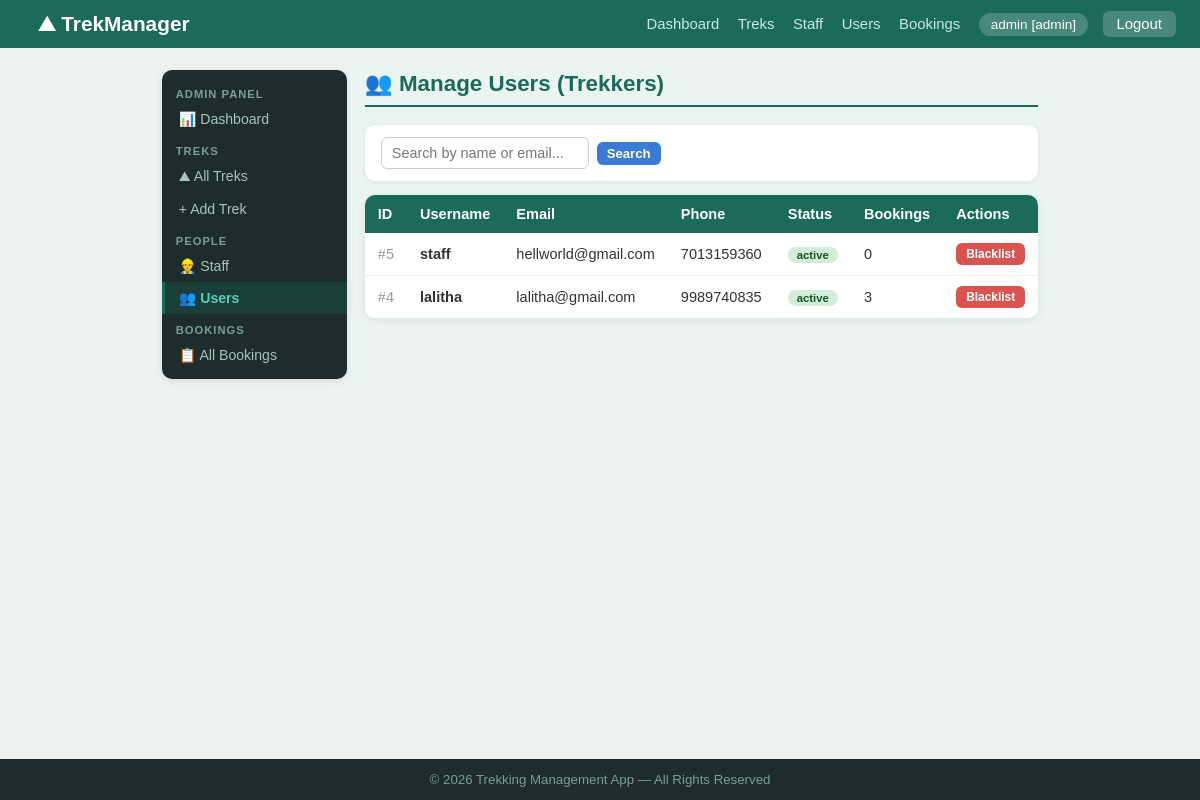
/admin/users (signed in), run on an earlier commit of the app's database.
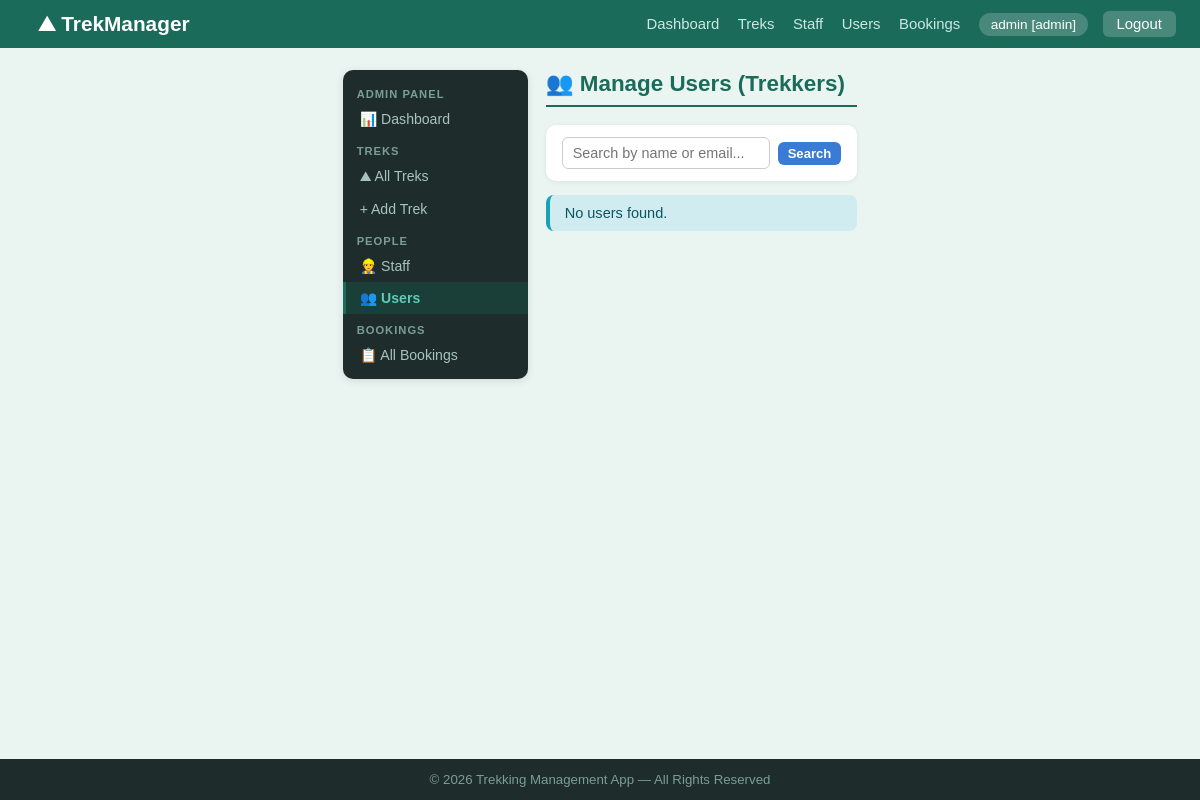
And on a later commit of the database.
### models.py (models this page shows, shortened)
class User(db.Model):
    __tablename__ = 'users'
    id               = db.Column(db.Integer, primary_key=True)
    username         = db.Column(db.String(80), unique=True, nullable=False)
    email            = db.Column(db.String(120), unique=True, nullable=False)
    password         = db.Column(db.String(200), nullable=False)
    role             = db.Column(db.String(20), nullable=False, default='user')   # admin / staff / user
    status           = db.Column(db.String(20), nullable=False, default='active') # active / blacklisted
    approval_status  = db.Column(db.String(20), nullable=True, default='pending') # pending / approved / blacklisted
    phone            = db.Column(db.String(20), nullable=True)
    created_at       = db.Column(db.DateTime, default=datetime.utcnow)
    bookings = db.relationship('Booking', backref='user', lazy=True)

### app.py (the view)
@app.route('/admin/users')
def admin_users():
    user = get_current_user()
    if not user or user.role != 'admin':
        flash('Access denied.', 'danger')
        return redirect(url_for('login'))
    q = request.args.get('q', '').strip()
    if q:
        users = User.query.filter_by(role='user').filter(
            User.username.ilike(f'%{q}%') | User.email.ilike(f'%{q}%')).all()
    else:
        users = User.query.filter_by(role='user').order_by(User.id.desc()).all()
    return render_template('admin/users.html', users=users, q=q)

### app.py (called while the page is built)
def get_current_user():
    if 'user_id' in session:
        return User.query.get(session['user_id'])
    return None

@app.context_processor
def inject_user():
    return dict(current_user=get_current_user)

### templates/admin/users.html (shortened to what this page needs)
{% extends 'admin/base_admin.html' %}
{% block bodyclass %}bg-admin{% endblock %}
{% block admin_content %}
<h2 class="page-title">&#128101; Manage Users (Trekkers)</h2>
<div class="search-bar">
    <form action="{{ url_for('admin_users') }}" method="get" style="display:flex; gap:8px; align-items:center;">
        <input type="text" name="q" value="{{ q }}" placeholder="Search by name or email...">
        <button type="submit" class="btn btn-blue btn-sm">Search</button>
    </form>
</div>
{% if users %}
<div class="table-wrap">
    <table>
        <thead><tr><th>ID</th><th>Username</th><th>Email</th><th>Phone</th><th>Status</th><th>Bookings</th><th>Actions</th></tr></thead>
        <tbody>
        {% for user in users %}
        <tr>
            <td style="color:#999;">#{{ user.id }}</td>
            <td><b>{{ user.username }}</b></td>
            <td>{{ user.email }}</td>
            <td>{{ user.phone or '—' }}</td>
            <td><span class="badge badge-{{ user.status }}">{{ user.status }}</span></td>
            <td>{{ user.bookings | length }}</td>
            <td>
                {% if user.status == 'active' %}
                <form action="{{ url_for('admin_blacklist_user', user_id=user.id) }}" method="post" style="display:inline;" onsubmit="return confirm('Blacklist {{ user.username }}?');">
                    <button type="submit" class="btn btn-red btn-sm">Blacklist</button>
                </form>
                {% else %}
                <form action="{{ url_for('admin_activate_user', user_id=user.id) }}" method="post" style="display:inline;">
                    <button type="submit" class="btn btn-green btn-sm">Activate</button>
                </form>
                {% endif %}
            </td>
        </tr>
        {% endfor %}
        </tbody>
    </table>
</div>
{% else %}
<div class="alert alert-info">No users found.</div>
{% endif %}
{% endblock %}

What changed in the data, as far as the page shows it:
removed User: id "5", username "staff", email "hellworld@gmail.com", phone "7013159360", status "active", bookings|length "0"
removed User: id "4", username "lalitha", email "lalitha@gmail.com", phone "9989740835", status "active", bookings|length "3"
Also different on the page:
text no longer shown: "ID Username Email Phone Status Bookings Actions"
text now shown: "No users found."
